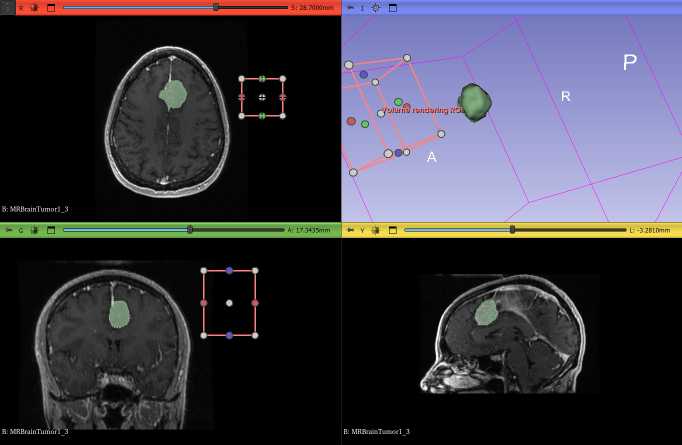
#> input picture tp1/2025-10-13-Scene.png, 1364 x 889 px (shown at 1/2 size)
$ python -i gradio_app.py   (imports and definitions only)   (older library calls are emulated)
#> lines starting #> are read from the running program, lines starting #| are printed output that depends on the picture; after the words box and inside, x2 and y2 are one past the last pixel; in counts of white or black regions, pixels touching at a corner belong together
import gradio as gr
import joblib
import numpy as np
from PIL import Image
import os
import cv2
import pandas as pd
from skimage.feature import graycomatrix, graycoprops, local_binary_pattern

# Define FeatureExtractor class (needed to load the pickled object)
class FeatureExtractor:
    """
    Extract handcrafted features from medical images
    """
    def __init__(self):
        pass

    def extract_glcm_features(self, image, distances=[1], angles=[0, np.pi/4, np.pi/2, 3*np.pi/4]):
        """Extract Gray-Level Co-occurrence Matrix (GLCM) features"""
        if image.dtype != np.uint8:
            image_uint8 = (image * 255).astype(np.uint8)
        else:
            image_uint8 = image

        glcm = graycomatrix(
            image_uint8,
            distances=distances,
            angles=angles,
            symmetric=True,
            normed=True
        )

        features = {}
        props = ['contrast', 'dissimilarity', 'homogeneity',
                'energy', 'correlation', 'ASM']

        for prop in props:
            prop_values = graycoprops(glcm, prop)
            for i, dist in enumerate(distances):
                for j, angle in enumerate(angles):
                    features[f'glcm_{prop}_d{dist}_a{int(np.degrees(angle))}'] = prop_values[i, j]

        return features

    def extract_lbp_features(self, image, radius=3, n_points=24):
        """Extract Local Binary Pattern (LBP) features"""
        if image.dtype != np.uint8:
            image_uint8 = (image * 255).astype(np.uint8)
        else:
            image_uint8 = image

        lbp = local_binary_pattern(image_uint8, n_points, radius, method='uniform')

        n_bins = n_points + 2
        hist, _ = np.histogram(lbp.ravel(), bins=n_bins, range=(0, n_bins))

        hist = hist.astype('float32')
        hist /= hist.sum() + 1e-7

        features = {}
        for i, val in enumerate(hist):
            features[f'lbp_bin_{i}'] = val

        return features

    def extract_histogram_features(self, image, n_bins=32):
        """Extract histogram-based features"""
        flat_image = image.flatten()

        hist, bins = np.histogram(flat_image, bins=n_bins)

        hist = hist.astype('float32')
        hist /= hist.sum() + 1e-7

        features = {}
        for i, val in enumerate(hist):
            features[f'hist_bin_{i}'] = val

        features['hist_mean'] = np.mean(flat_image)
        features['hist_std'] = np.std(flat_image)
        features['hist_skew'] = pd.Series(flat_image).skew()
        features['hist_kurtosis'] = pd.Series(flat_image).kurtosis()

        return features

    def extract_shape_features(self, image, threshold=0.5):
        """Extract shape-based features using contour detection"""
        _, binary = cv2.threshold((image * 255).astype(np.uint8),
                                 threshold * 255, 255, cv2.THRESH_BINARY)

        contours, _ = cv2.findContours(binary, cv2.RETR_EXTERNAL, cv2.CHAIN_APPROX_SIMPLE)

        features = {}

        if len(contours) > 0:
            largest_contour = max(contours, key=cv2.contourArea)

            area = cv2.contourArea(largest_contour)
            perimeter = cv2.arcLength(largest_contour, True)

            features['shape_area'] = area
            features['shape_perimeter'] = perimeter

            if perimeter > 0:
                features['shape_compactness'] = (4 * np.pi * area) / (perimeter ** 2)
            else:
                features['shape_compactness'] = 0

            x, y, w, h = cv2.boundingRect(largest_contour)
            features['shape_aspect_ratio'] = w / h if h > 0 else 0
            features['shape_extent'] = area / (w * h) if w * h > 0 else 0

            moments = cv2.moments(largest_contour)
            hu_moments = cv2.HuMoments(moments).flatten()

            for i, hu in enumerate(hu_moments):
                features[f'shape_hu_{i+1}'] = -np.sign(hu) * np.log10(np.abs(hu) + 1e-10)

        return features

    def extract_all_features(self, image):
        """Extract all features from an image"""
        all_features = {}

        if len(image.shape) == 3 and image.shape[-1] == 1:
            image_2d = image.squeeze()
        else:
            image_2d = image

        all_features.update(self.extract_glcm_features(image_2d))
        all_features.update(self.extract_lbp_features(image_2d))
        all_features.update(self.extract_histogram_features(image_2d))
        all_features.update(self.extract_shape_features(image_2d))

        return all_features

# Load models and preprocessors
# [16 lines not run here, left out]

# Prediction function
# [73 lines left out: functions predict_tumor, get_model_info, not called in this run]

# Create Gradio interface
# [50 lines not run here, left out]

>>> import cv2
>>> picture = cv2.imread('../tp1/2025-10-13-Scene.png', cv2.IMREAD_GRAYSCALE)
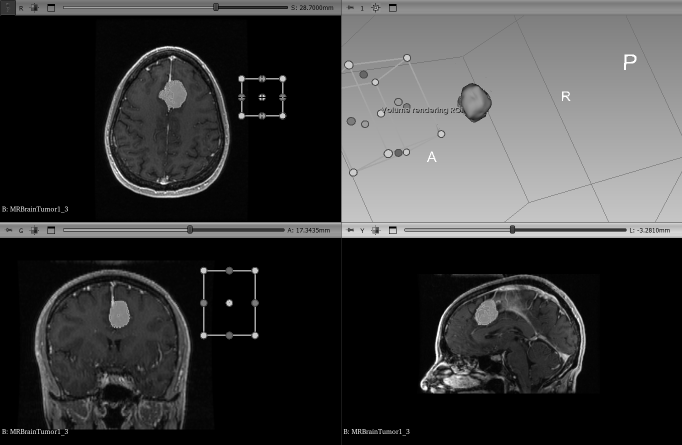
#> picture: shape (889, 1364) (shown at 1/2 size); min 0, max 255, mean 59.4
>>> result = FeatureExtractor().extract_all_features(picture)
#> the loop in extract_glcm_features, `for prop in props:` made 6 passes
#> prop_values on passes 1 to 6: [[135.3, 373.5, 279, 373.8]], [[2.29, 4.45, 3.31, 4.44]], [[0.822, 0.729, 0.76, 0.729]], [[0.412, 0.407, 0.409, 0.407]], [[0.987, 0.964, 0.973, 0.964]], [[0.17, 0.165, 0.167, 0.165]]
#> after the loop in extract_glcm_features, `for prop in props:`: features = 24 items
#> in extract_lbp_features, `lbp = local_binary_pattern(image_uint8, n_points, radius, method='unif..`:
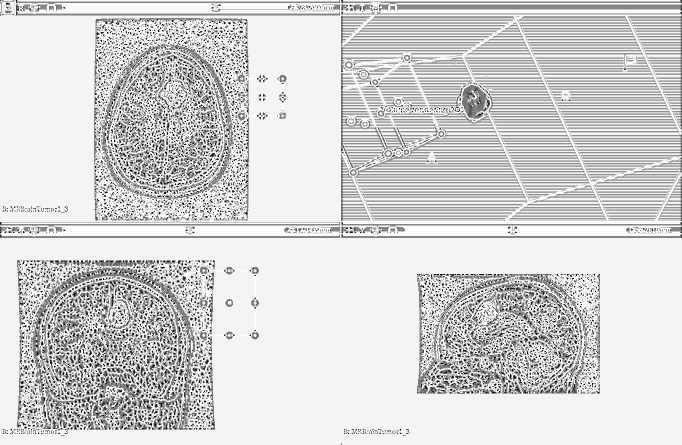
#> lbp: shape (889, 1364) float64 (shown at 1/2 size); min 0, max 25, mean 20.8; drawn with min black and max white
#> in extract_lbp_features, `hist, _ = np.histogram(lbp.ravel(), bins=n_bins, range=(0, n_bins))`: hist = 26 values, max 654190 at index 24, min 4475 at index 6, mean 46638.3
#> in extract_lbp_features, `hist /= hist.sum() + 1e-7`: hist = 26 values, max 0.539 at index 24, min 0.00369 at index 6, mean 0.0385
#> the loop in extract_lbp_features, `for i, val in enumerate(hist):` made 26 passes
#> val on passes 1 to 12: 0.015, 0.00667, 0.00642, 0.00619, 0.0051, 0.00462, 0.00369, 0.00429, 0.00494, 0.00617, 0.00715, 0.0117
#> after the loop in extract_lbp_features, `for i, val in enumerate(hist):`: features = 26 items
#> in extract_histogram_features, `hist, bins = np.histogram(flat_image, bins=n_bins)`: hist = 32 values, max 613343 at index 0, min 157 at index 30, mean 37893.6; bins = 33 values from 0 to 255
#> in extract_histogram_features, `hist /= hist.sum() + 1e-7`: hist = 32 values, max 0.506 at index 0, min 0.000129 at index 30, mean 0.0312
#> the loop in extract_histogram_features, `for i, val in enumerate(hist):` made 32 passes
#> val on passes 1 to 12: 0.506, 0.0184, 0.0104, 0.00998, 0.0157, 0.0247, 0.032, 0.0296, 0.0122, 0.0089, 0.00505, 0.00461
#> after the loop in extract_histogram_features, `for i, val in enumerate(hist):`: features = 32 items
#> in extract_shape_features, `_, binary = cv2.threshold((image * 255).astype(np.uint8), threshold * ..`:
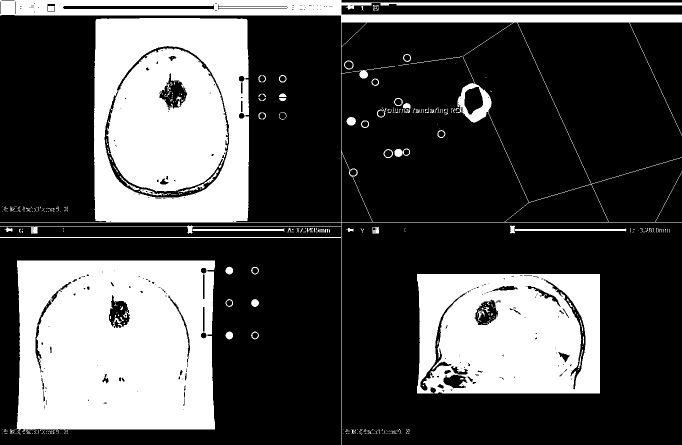
#> binary: shape (889, 1364) (shown at 1/2 size); 30.8% white; 452 white regions (379 under 20 px)
#> in extract_shape_features, `contours, _ = cv2.findContours(binary, cv2.RETR_EXTERNAL, cv2.CHAIN_AP..`: contours = 269 contours, 246 with area under 20; largest, box (x1, y1, x2, y2) and area: (0, 0, 1364, 889) 336812, (31, 521, 430, 867) 130512, (834, 548, 1200, 787) 85860, (1030, 457, 1253, 463) 666, (385, 457, 569, 463) 550
#> in extract_shape_features, `largest_contour = max(contours, key=cv2.contourArea)`: largest_contour = contour of 1445 points, box (x1, y1, x2, y2) (0, 0, 1364, 889), area 336812
#> in extract_shape_features, `area = cv2.contourArea(largest_contour)`: area = 336812
#> in extract_shape_features, `perimeter = cv2.arcLength(largest_contour, True)`: perimeter = 12570.9
#> in extract_shape_features, `x, y, w, h = cv2.boundingRect(largest_contour)`: x = 0; w = 1364; h = 889
#> in extract_shape_features, `moments = cv2.moments(largest_contour)`: moments = moments, m00 336812, centre m10/m00, m01/m00 = (667.1, 228)
#> in extract_shape_features, `hu_moments = cv2.HuMoments(moments).flatten()`: hu_moments = [0.339, 0.0576, 0.00011, 0.000178, 2.48e-08, 4.07e-05, -2.99e-09]
#> the loop in extract_shape_features, `for i, hu in enumerate(hu_moments):` made 7 passes
#> hu on passes 1 to 7: 0.339, 0.0576, 0.00011, 0.000178, 2.48e-08, 4.07e-05, -2.99e-09
#> after the loop in extract_shape_features, `for i, hu in enumerate(hu_moments):`: features = 12 items
#> result = 98 items
